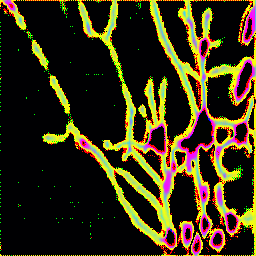
#> input picture clearImprovedGuess_3/test.png, 256 x 256 px
$ python greenRemoval.py
#> lines starting #> are read from the running program, lines starting #| are printed output that depends on the picture; after the words box and inside, x2 and y2 are one past the last pixel; in counts of white or black regions, pixels touching at a corner belong together
import cv2
import numpy as np
from skimage.color import rgb2gray

# Load the image
img = cv2.imread('test.png')
#> img is the input picture: shape (256, 256, 3); mean B, G, R 20.1, 48.5, 57.2

# Split the image into its color channels
b, g, r = cv2.split(img)
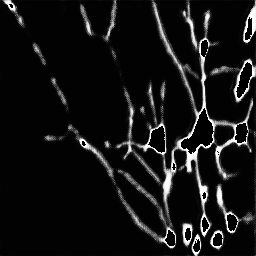
#> b: shape (256, 256); min 0, max 255, mean 20.1
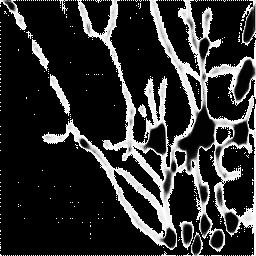
#> g: shape (256, 256); min 0, max 255, mean 48.5
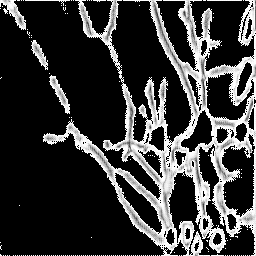
#> r: shape (256, 256); min 0, max 255, mean 57.2

# Create a new image with only the blue and red channels
new_img = cv2.merge((b, np.zeros_like(g), r))
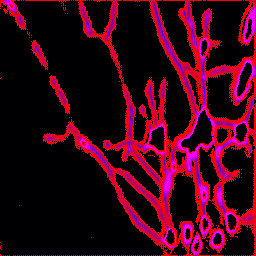
#> new_img: shape (256, 256, 3); mean B, G, R 20.1, 0, 57.2


# Display or save the result
cv2.imshow('Image without green channel', new_img)
cv2.imwrite('./channelClear.png', new_img)


image_gray = rgb2gray(new_img)
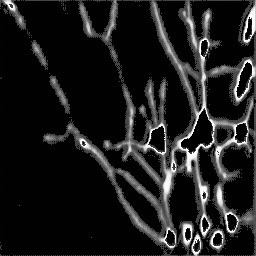
#> image_gray: shape (256, 256) float64; min 0, max 0.285, mean 0.0329; drawn with min black and max white
blur = cv2.GaussianBlur(image_gray,(3,3),0)
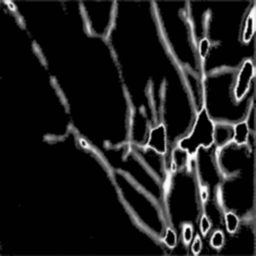
#> blur: shape (256, 256) float64; min 0, max 0.283, mean 0.0328; drawn with min black and max white

cv2.imshow('Image w/o green and lp', blur)
cv2.imwrite('./channelClearFiltered.png', blur)


ret,thresh1 = cv2.threshold(blur,0,150,cv2.THRESH_BINARY)
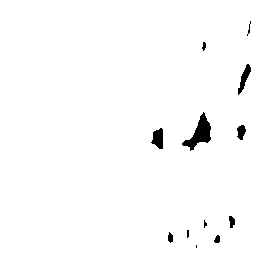
#> thresh1: shape (256, 256) float64; values 0 (black) and 150 (white), 98.3% white; 12 black regions (4 under 20 px), largest, box (x1, y1, x2, y2) and area: (182, 112, 211, 151) 460, (151, 128, 163, 149) 177, (238, 64, 251, 95) 158

cv2.imshow('Image tresholded', thresh1)
cv2.imwrite('./threshold.png', thresh1)

cv2.waitKey(0)
cv2.destroyAllWindows()

# If you want to save the result
#cv2.imwrite('output_image.jpg', new_img)
